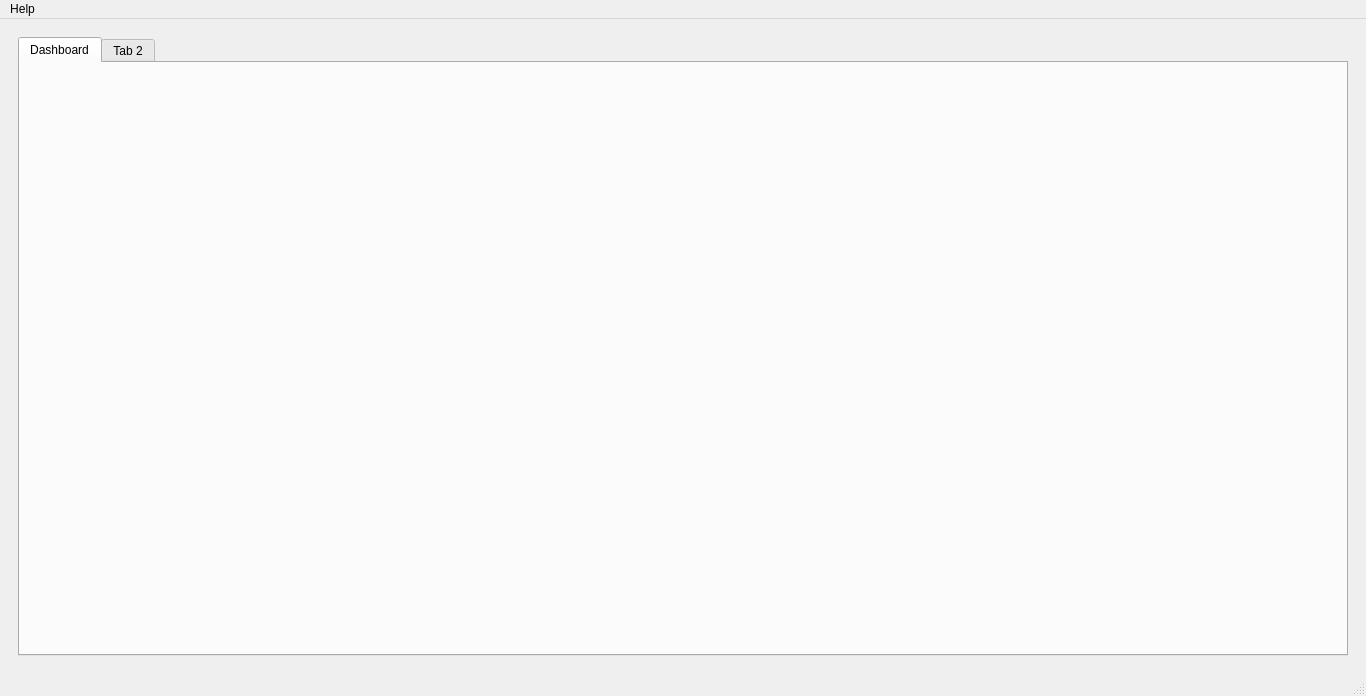
<?xml version="1.0" encoding="UTF-8"?>
<ui version="4.0">
 <class>MainWindow</class>
 <widget class="QMainWindow" name="MainWindow">
  <property name="geometry">
   <rect>
    <x>0</x>
    <y>0</y>
    <width>1366</width>
    <height>696</height>
   </rect>
  </property>
  <property name="windowTitle">
   <string>syncServer Client</string>
  </property>
  <widget class="QWidget" name="centralwidget">
   <layout class="QVBoxLayout" name="verticalLayout">
    <item>
     <widget class="QStackedWidget" name="mainStackedWidget">
      <property name="currentIndex">
       <number>1</number>
      </property>
      <widget class="QWidget" name="page">
       <layout class="QGridLayout" name="gridLayout_2">
        <item row="0" column="0">
         <widget class="QFrame" name="loginMainFrame">
          <property name="toolTip">
           <string/>
          </property>
          <property name="frameShape">
           <enum>QFrame::Shape::StyledPanel</enum>
          </property>
          <property name="frameShadow">
           <enum>QFrame::Shadow::Raised</enum>
          </property>
          <widget class="QFrame" name="loginFrame">
           <property name="geometry">
            <rect>
             <x>490</x>
             <y>220</y>
             <width>361</width>
             <height>231</height>
            </rect>
           </property>
           <property name="frameShape">
            <enum>QFrame::Shape::StyledPanel</enum>
           </property>
           <property name="frameShadow">
            <enum>QFrame::Shadow::Raised</enum>
           </property>
           <widget class="QWidget" name="gridLayoutWidget">
            <property name="geometry">
             <rect>
              <x>10</x>
              <y>10</y>
              <width>341</width>
              <height>211</height>
             </rect>
            </property>
            <layout class="QGridLayout" name="loginGridLayout">
             <property name="verticalSpacing">
              <number>12</number>
             </property>
             <item row="2" column="0">
              <widget class="QLineEdit" name="passwordLineEdit">
               <property name="sizePolicy">
                <sizepolicy hsizetype="Preferred" vsizetype="Preferred">
                 <horstretch>0</horstretch>
                 <verstretch>0</verstretch>
                </sizepolicy>
               </property>
               <property name="font">
                <font>
                 <pointsize>12</pointsize>
                </font>
               </property>
               <property name="toolTip">
                <string>Enter a password.</string>
               </property>
               <property name="echoMode">
                <enum>QLineEdit::EchoMode::Password</enum>
               </property>
               <property name="placeholderText">
                <string>Enter password</string>
               </property>
              </widget>
             </item>
             <item row="3" column="0">
              <widget class="QPushButton" name="loginButton">
               <property name="sizePolicy">
                <sizepolicy hsizetype="Minimum" vsizetype="Preferred">
                 <horstretch>0</horstretch>
                 <verstretch>0</verstretch>
                </sizepolicy>
               </property>
               <property name="font">
                <font>
                 <pointsize>12</pointsize>
                </font>
               </property>
               <property name="text">
                <string>Login</string>
               </property>
              </widget>
             </item>
             <item row="1" column="0">
              <widget class="QLineEdit" name="usernameLineEdit">
               <property name="sizePolicy">
                <sizepolicy hsizetype="Preferred" vsizetype="Preferred">
                 <horstretch>0</horstretch>
                 <verstretch>0</verstretch>
                </sizepolicy>
               </property>
               <property name="font">
                <font>
                 <pointsize>12</pointsize>
                </font>
               </property>
               <property name="toolTip">
                <string>Enter a username less than 30 characters.</string>
               </property>
               <property name="maxLength">
                <number>30</number>
               </property>
               <property name="placeholderText">
                <string>Enter username</string>
               </property>
              </widget>
             </item>
             <item row="0" column="0">
              <widget class="QLineEdit" name="serverUrlLineEdit">
               <property name="sizePolicy">
                <sizepolicy hsizetype="Preferred" vsizetype="Preferred">
                 <horstretch>0</horstretch>
                 <verstretch>0</verstretch>
                </sizepolicy>
               </property>
               <property name="font">
                <font>
                 <pointsize>12</pointsize>
                </font>
               </property>
               <property name="tabletTracking">
                <bool>false</bool>
               </property>
               <property name="toolTip">
                <string>Enter a server hostname. Example: http://syncserver.example.com</string>
               </property>
               <property name="placeholderText">
                <string>Enter server hostname</string>
               </property>
              </widget>
             </item>
            </layout>
           </widget>
          </widget>
          <widget class="QLabel" name="loginLabel">
           <property name="geometry">
            <rect>
             <x>500</x>
             <y>170</y>
             <width>339</width>
             <height>33</height>
            </rect>
           </property>
           <property name="sizePolicy">
            <sizepolicy hsizetype="Preferred" vsizetype="Fixed">
             <horstretch>0</horstretch>
             <verstretch>0</verstretch>
            </sizepolicy>
           </property>
           <property name="font">
            <font>
             <pointsize>22</pointsize>
            </font>
           </property>
           <property name="text">
            <string>syncServer Login</string>
           </property>
           <property name="alignment">
            <set>Qt::AlignmentFlag::AlignCenter</set>
           </property>
          </widget>
         </widget>
        </item>
       </layout>
      </widget>
      <widget class="QWidget" name="page_2">
       <layout class="QGridLayout" name="gridLayout">
        <item row="0" column="0">
         <widget class="QTabWidget" name="appTabWidget">
          <property name="currentIndex">
           <number>0</number>
          </property>
          <widget class="QWidget" name="dashboardTab">
           <attribute name="title">
            <string>Dashboard</string>
           </attribute>
          </widget>
          <widget class="QWidget" name="tab_2">
           <attribute name="title">
            <string>Tab 2</string>
           </attribute>
          </widget>
         </widget>
        </item>
       </layout>
      </widget>
     </widget>
    </item>
   </layout>
  </widget>
  <widget class="QMenuBar" name="menubar">
   <property name="geometry">
    <rect>
     <x>0</x>
     <y>0</y>
     <width>1366</width>
     <height>20</height>
    </rect>
   </property>
   <widget class="QMenu" name="menuAbout">
    <property name="title">
     <string>Help</string>
    </property>
    <addaction name="separator"/>
    <addaction name="separator"/>
    <addaction name="separator"/>
    <addaction name="actionSource_Code"/>
   </widget>
   <addaction name="menuAbout"/>
  </widget>
  <widget class="QStatusBar" name="statusbar"/>
  <action name="actionSource_Code">
   <property name="text">
    <string>Source Code</string>
   </property>
  </action>
 </widget>
 <tabstops>
  <tabstop>serverUrlLineEdit</tabstop>
  <tabstop>usernameLineEdit</tabstop>
  <tabstop>passwordLineEdit</tabstop>
  <tabstop>loginButton</tabstop>
 </tabstops>
 <resources/>
 <connections>
  <connection>
   <sender>serverUrlLineEdit</sender>
   <signal>returnPressed()</signal>
   <receiver>usernameLineEdit</receiver>
   <slot>setFocus()</slot>
   <hints>
    <hint type="sourcelabel">
     <x>584</x>
     <y>288</y>
    </hint>
    <hint type="destinationlabel">
     <x>594</x>
     <y>342</y>
    </hint>
   </hints>
  </connection>
  <connection>
   <sender>usernameLineEdit</sender>
   <signal>returnPressed()</signal>
   <receiver>passwordLineEdit</receiver>
   <slot>setFocus()</slot>
   <hints>
    <hint type="sourcelabel">
     <x>656</x>
     <y>344</y>
    </hint>
    <hint type="destinationlabel">
     <x>595</x>
     <y>419</y>
    </hint>
   </hints>
  </connection>
  <connection>
   <sender>passwordLineEdit</sender>
   <signal>returnPressed()</signal>
   <receiver>loginButton</receiver>
   <slot>click()</slot>
   <hints>
    <hint type="sourcelabel">
     <x>663</x>
     <y>401</y>
    </hint>
    <hint type="destinationlabel">
     <x>599</x>
     <y>463</y>
    </hint>
   </hints>
  </connection>
 </connections>
</ui>
